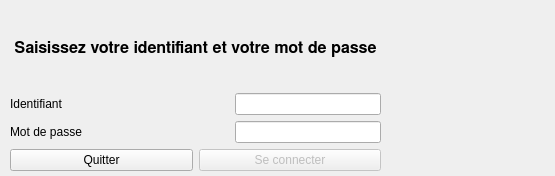
<?xml version="1.0" encoding="UTF-8"?>
<ui version="4.0">
 <class>login</class>
 <widget class="QDialog" name="login">
  <property name="geometry">
   <rect>
    <x>0</x>
    <y>0</y>
    <width>555</width>
    <height>176</height>
   </rect>
  </property>
  <property name="minimumSize">
   <size>
    <width>555</width>
    <height>176</height>
   </size>
  </property>
  <property name="maximumSize">
   <size>
    <width>555</width>
    <height>176</height>
   </size>
  </property>
  <property name="windowTitle">
   <string>Dialog</string>
  </property>
  <widget class="QLabel" name="label_4">
   <property name="geometry">
    <rect>
     <x>390</x>
     <y>20</y>
     <width>161</width>
     <height>131</height>
    </rect>
   </property>
   <property name="text">
    <string/>
   </property>
   <property name="pixmap">
    <pixmap resource="Images.qrc">:/logo</pixmap>
   </property>
   <property name="scaledContents">
    <bool>true</bool>
   </property>
  </widget>
  <widget class="QWidget" name="layoutWidget">
   <property name="geometry">
    <rect>
     <x>10</x>
     <y>10</y>
     <width>371</width>
     <height>161</height>
    </rect>
   </property>
   <layout class="QVBoxLayout" name="verticalLayout_4">
    <item>
     <widget class="QLabel" name="label_3">
      <property name="font">
       <font>
        <family>FreeSans</family>
        <pointsize>12</pointsize>
        <weight>75</weight>
        <bold>true</bold>
       </font>
      </property>
      <property name="text">
       <string>Saisissez votre identifiant et votre mot de passe</string>
      </property>
      <property name="alignment">
       <set>Qt::AlignCenter</set>
      </property>
     </widget>
    </item>
    <item>
     <layout class="QHBoxLayout" name="horizontalLayout">
      <item>
       <layout class="QVBoxLayout" name="verticalLayout_2">
        <item>
         <widget class="QLabel" name="label">
          <property name="text">
           <string>Identifiant</string>
          </property>
         </widget>
        </item>
        <item>
         <widget class="QLabel" name="label_2">
          <property name="text">
           <string>Mot de passe</string>
          </property>
         </widget>
        </item>
       </layout>
      </item>
      <item>
       <layout class="QVBoxLayout" name="verticalLayout_3">
        <item>
         <spacer name="horizontalSpacer">
          <property name="orientation">
           <enum>Qt::Horizontal</enum>
          </property>
          <property name="sizeHint" stdset="0">
           <size>
            <width>40</width>
            <height>20</height>
           </size>
          </property>
         </spacer>
        </item>
        <item>
         <spacer name="horizontalSpacer_2">
          <property name="orientation">
           <enum>Qt::Horizontal</enum>
          </property>
          <property name="sizeHint" stdset="0">
           <size>
            <width>40</width>
            <height>20</height>
           </size>
          </property>
         </spacer>
        </item>
       </layout>
      </item>
      <item>
       <layout class="QVBoxLayout" name="verticalLayout">
        <item>
         <widget class="QLineEdit" name="lineEditIdentifiant"/>
        </item>
        <item>
         <widget class="QLineEdit" name="lineEditMdp">
          <property name="echoMode">
           <enum>QLineEdit::Password</enum>
          </property>
         </widget>
        </item>
       </layout>
      </item>
     </layout>
    </item>
    <item>
     <layout class="QHBoxLayout" name="horizontalLayout_3">
      <item>
       <widget class="QPushButton" name="pushButtonQuitter">
        <property name="text">
         <string>Quitter</string>
        </property>
        <property name="icon">
         <iconset resource="Images.qrc">
          <normaloff>:/quitter</normaloff>:/quitter</iconset>
        </property>
       </widget>
      </item>
      <item>
       <widget class="QPushButton" name="pushButtonConnecter">
        <property name="enabled">
         <bool>false</bool>
        </property>
        <property name="text">
         <string>Se connecter</string>
        </property>
        <property name="icon">
         <iconset resource="Images.qrc">
          <normaloff>:/valider</normaloff>:/valider</iconset>
        </property>
        <property name="default">
         <bool>true</bool>
        </property>
       </widget>
      </item>
     </layout>
    </item>
   </layout>
  </widget>
 </widget>
 <resources>
  <include location="Images.qrc"/>
 </resources>
 <connections/>
</ui>
